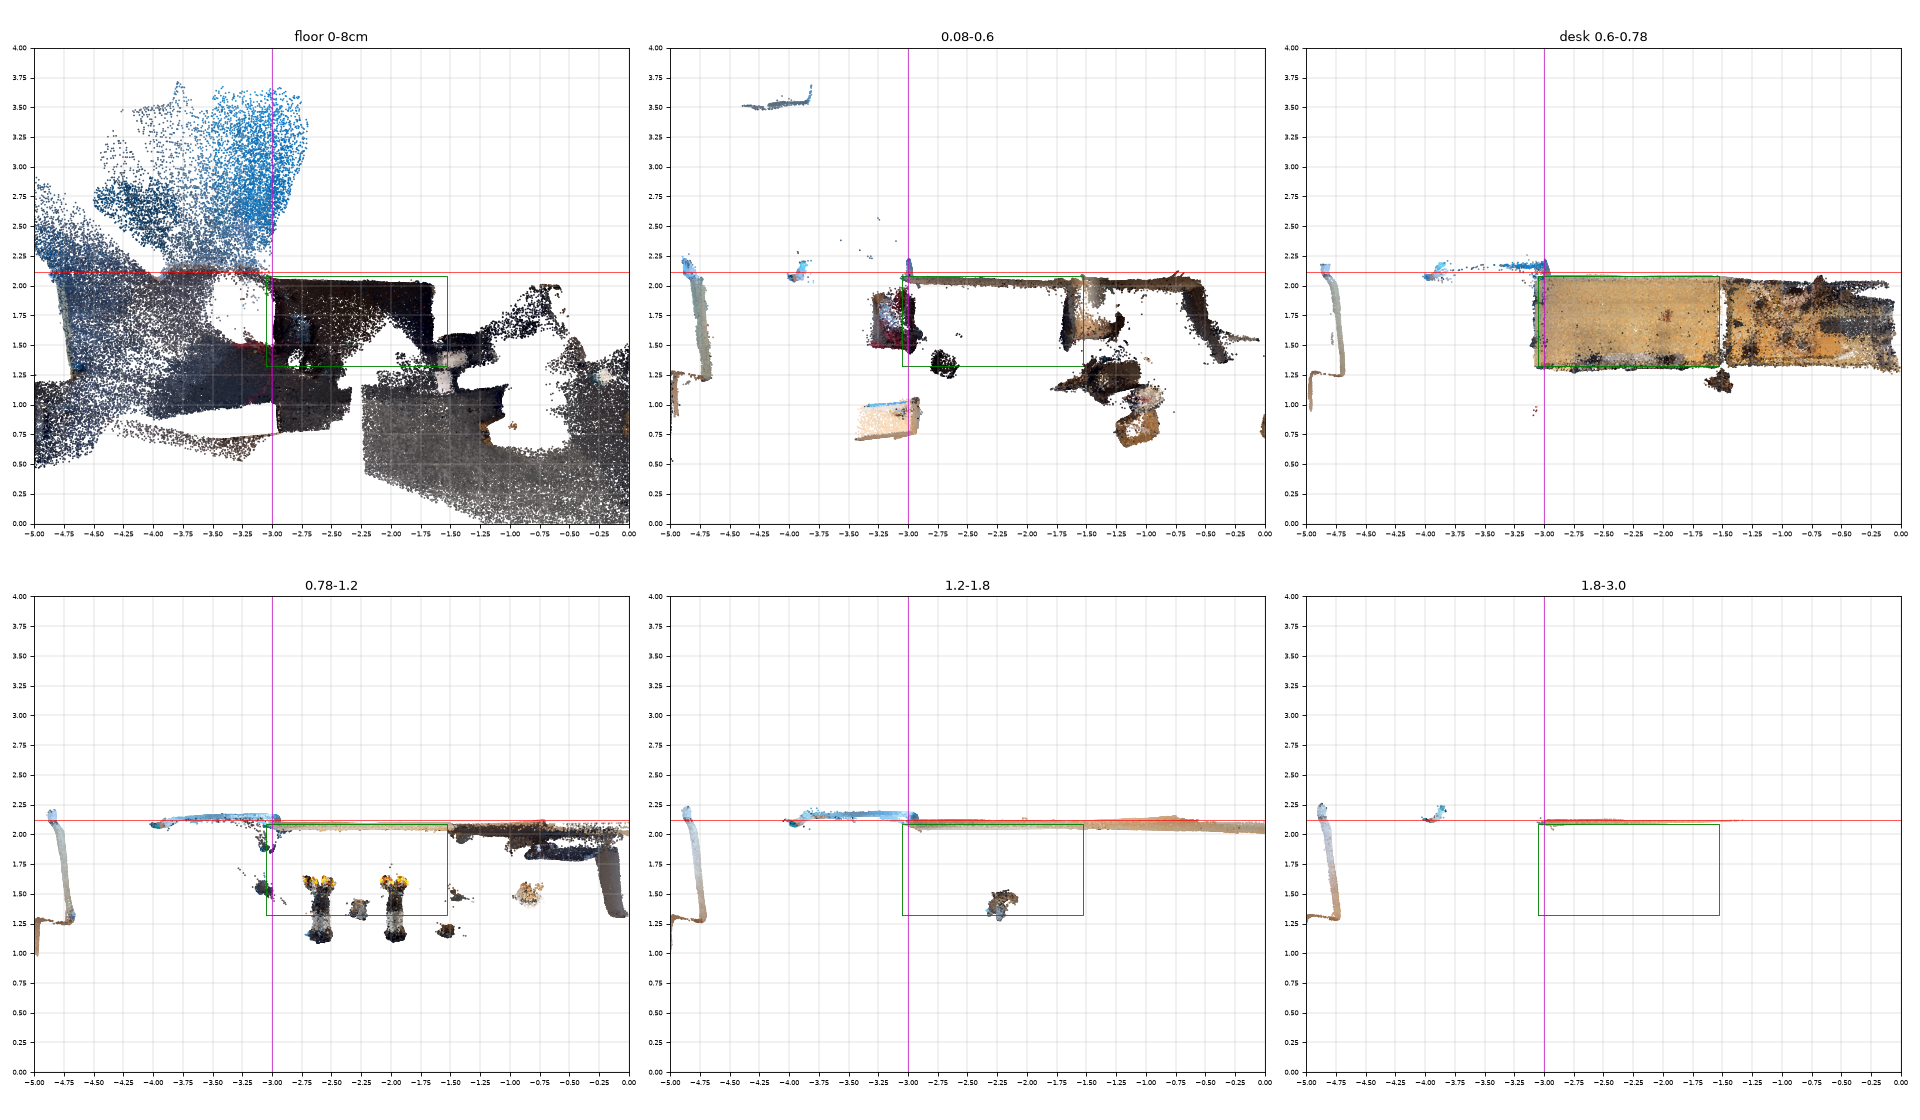

The script that drew this image:
import sys; from pathlib import Path; sys.path.insert(0, str(Path(__file__).resolve().parents[1])); sys.path.insert(0, str(Path(__file__).resolve().parents[2]/'metric'))
import numpy as np, matplotlib; matplotlib.use('Agg'); import matplotlib.pyplot as plt
from rigcam import metric
import common
m = metric(); S = np.array(m['transform_reference_to_metric']['S']); t = np.array(m['transform_reference_to_metric']['t'])
V, MV, C = common.points()
P = np.asarray(V).reshape(-1,3); Cc = np.asarray(C).reshape(-1,3); mv = MV.reshape(-1)
ok = np.isfinite(P).all(1) & mv
P = P[ok]*S + t; Cc = Cc[ok]
if Cc.max() > 1.5: Cc = Cc/255.
sel = (P[:,0]>-5)&(P[:,0]<0)&(P[:,1]>0)&(P[:,1]<4)
P, Cc = P[sel], Cc[sel]
rng = np.random.default_rng(0); idx = rng.choice(len(P), min(len(P), 1500000), replace=False); P, Cc = P[idx], Cc[idx]
bands = [(-0.05,0.08,'floor 0-8cm'),(0.08,0.6,'0.08-0.6'),(0.6,0.78,'desk 0.6-0.78'),(0.78,1.2,'0.78-1.2'),(1.2,1.8,'1.2-1.8'),(1.8,3.0,'1.8-3.0')]
fig, axs = plt.subplots(2,3, figsize=(24,14))
x0,x1 = m['desk']['box_x_m']; y0,y1 = m['desk']['box_y_m']
for ax,(a,b,name) in zip(axs.flat,bands):
    s = (P[:,2]>=a)&(P[:,2]<b)
    ax.scatter(P[s,0],P[s,1],c=Cc[s],s=0.3)
    ax.plot([x0,x1,x1,x0,x0],[y0,y0,y1,y1,y0],'g-',lw=0.8)
    ax.axhline(y1+0.035,color='r',lw=0.6); ax.axvline(m['planes']['back_wall']['wall_end_x_m'],color='m',lw=0.6)
    ax.set_title(name); ax.set_aspect('equal'); ax.set_xlim(-5,0); ax.set_ylim(0,4); ax.grid(True,lw=0.3)
    ax.set_xticks(np.arange(-5,0.01,0.25)); ax.set_yticks(np.arange(0,4.01,0.25)); ax.tick_params(labelsize=6)
plt.tight_layout(); plt.savefig(sys.argv[1], dpi=80)
np.savez_compressed(Path(sys.argv[1]).with_suffix('.npz'), P=P.astype(np.float32), C=Cc.astype(np.float16))
